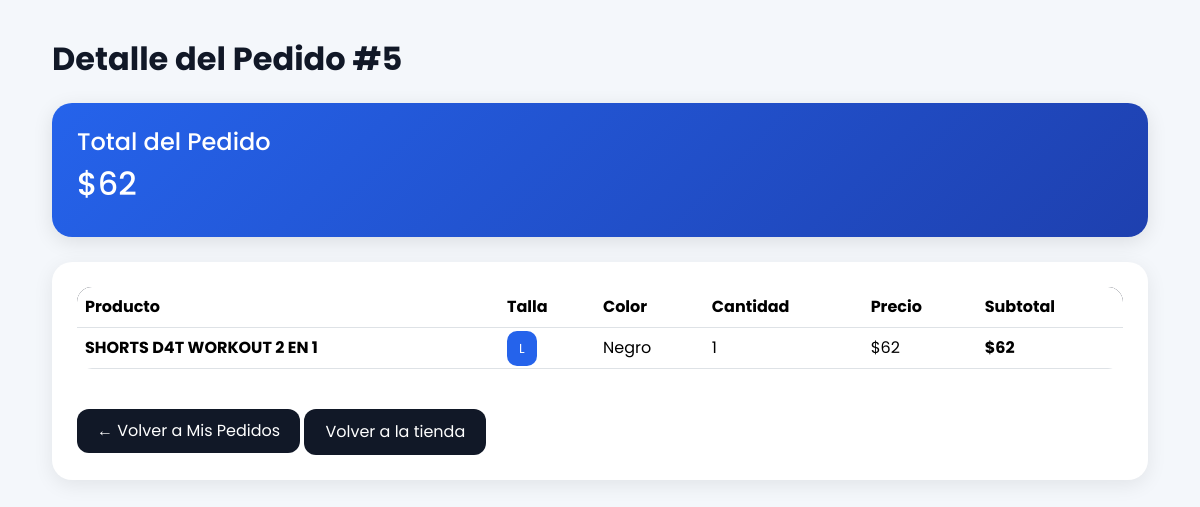
Screenshot of /cliente/detalle_pedido.php?id=5 (signed in) with the database file from the repository.
### tables this page shows
CREATE TABLE `detalle_orden` (
  `id` int(11) NOT NULL,
  `orden_id` int(11) NOT NULL,
  `variante_id` int(11) NOT NULL,
  `cantidad` int(11) NOT NULL,
  `precio_unitario` decimal(10,2) NOT NULL,
  `subtotal` decimal(10,2) NOT NULL,
  `fecha_creacion` timestamp NOT NULL DEFAULT current_timestamp()
);

CREATE TABLE `productos` (
  `id` int(11) NOT NULL,
  `nombre` varchar(150) NOT NULL,
  `descripcion` text DEFAULT NULL,
  `categoria_id` int(11) DEFAULT NULL,
  `imagen_principal` varchar(255) DEFAULT NULL,
  `coleccion` enum('nueva_temporada','outlet','mas_vendidos','normal') DEFAULT 'normal',
  `activo` tinyint(1) DEFAULT 1,
  `fecha_creacion` timestamp NOT NULL DEFAULT current_timestamp()
);

CREATE TABLE `variantes` (
  `id` int(11) NOT NULL,
  `producto_id` int(11) NOT NULL,
  `talla` varchar(10) NOT NULL,
  `color` varchar(50) NOT NULL,
  `precio` decimal(10,2) NOT NULL,
  `stock` int(11) DEFAULT 0,
  `activo` tinyint(1) DEFAULT 1
);

### cliente/detalle_pedido.php (the view, shortened to what this page needs)
<?php
$conexion = conectar();
$orden_id = $_GET['id'];
$stmt = $conexion->prepare("
    SELECT
        p.nombre,
        v.talla,
        v.color,
        d.cantidad,
        d.precio_unitario,
        d.subtotal
    FROM detalle_orden d
    INNER JOIN variantes v ON d.variante_id = v.id
    INNER JOIN productos p ON v.producto_id = p.id
    WHERE d.orden_id = ?
");
$stmt->execute([$orden_id]);
$items = $stmt->fetchAll();
$total = 0;
foreach ($items as $item) {
    $total += $item['subtotal'];
}
?>
<!DOCTYPE html>
<html lang="es">
<head>
    <link href="https://cdn.jsdelivr.net/npm/bootstrap@5.3.3/dist/css/bootstrap.min.css" rel="stylesheet">
</head>
<body>
    <div class="container">
        <h2 class="page-title">
            Detalle del Pedido #<?= $orden_id ?>
        </h2>
        <div class="resumen-card bg-total">
            <h4>Total del Pedido</h4>
            <h2>$<?= number_format($total, 0, ',', '.') ?></h2>
        </div>
        <div class="card-custom">
            <div class="table-responsive">
                <table class="table align-middle table-hover">
                    <thead>
                        <tr>
                            <th>Producto</th>
                            <th>Talla</th>
                            <th>Color</th>
                            <th>Cantidad</th>
                            <th>Precio</th>
                            <th>Subtotal</th>
                        </tr>
                    </thead>
                    <tbody>
                        <?php foreach ($items as $item): ?>
                            <tr>
                                <td>
                                    <strong><?= $item['nombre'] ?></strong>
                                </td>
                                <td>
                                    <span class="badge-custom">
                                        <?= $item['talla'] ?>
                                    </span>
                                </td>
                                <td><?= $item['color'] ?></td>
                                <td><?= $item['cantidad'] ?></td>
                                <td>
                                    $<?= number_format($item['precio_unitario'], 0, ',', '.') ?>
                                </td>
                                <td>
                                    <strong>
                                        $<?= number_format($item['subtotal'], 0, ',', '.') ?>
                                    </strong>
                                </td>
                            </tr>
                        <?php endforeach; ?>
                    </tbody>
                </table>
            </div>
            <div class="mt-4">
                <a href="mis_pedidos.php" class="btn-custom">
                    ← Volver a Mis Pedidos
                </a>
                <a href="../index.php" class="btn btn-custom">
                    <i class="fas fa-store"></i> Volver a la tienda
                </a>
            </div>
        </div>
    </div>
</body>
</html>

### cliente/detalle_pedido.php (style rules this page uses)
body { background: #f4f7fb; font-family: 'Poppins', sans-serif; padding: 40px; }
.page-title { font-weight: 700; color: #111827; margin-bottom: 25px; }
.card-custom { background: white; border: none; border-radius: 20px; box-shadow: 0 5px 20px rgba(0, 0, 0, 0.08); padding: 25px; }
.resumen-card { border-radius: 20px; padding: 25px; color: white; font-weight: bold; box-shadow: 0 5px 20px rgba(0, 0, 0, 0.1); margin-bottom: 25px; }
.bg-total { background: linear-gradient(135deg, #2563eb, #1e40af); }
.table { border-radius: 15px; overflow: hidden; }
.table thead { background: #111827; color: white; }
.btn-custom { background: #111827; color: white; border-radius: 12px; padding: 10px 20px; transition: 0.3s; text-decoration: none; display: inline-block; }
.badge-custom { padding: 8px 12px; border-radius: 10px; font-size: 13px; background: #2563eb; color: white; }

### rows the page displays
detalle_orden: productos.nombre "SHORTS D4T WORKOUT 2 EN 1", variante.talla "L", variante.color "Negro", cantidad "1", precio_unitario "62", subtotal "62"

### other values shown
$orden_id "5"
$total "62"
